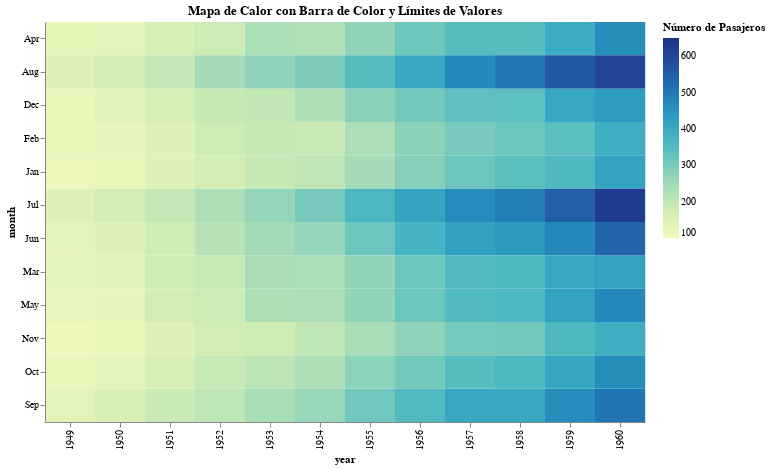

The notebook cell saved with this chart:
### Markdown cell above
4. **Mapa de calor con barra de color personalizada y límites de valores**:

### Code cell
import altair as alt
import pandas as pd
import seaborn as sns

# Cargar los datos
flights = sns.load_dataset("flights")
flights = flights.pivot(index="month", columns="year", values="passengers").reset_index()
flights = flights.melt(id_vars="month", var_name="year", value_name="passengers")

# Crear el mapa de calor con barra de color personalizada y límites de valores
heatmap = alt.Chart(flights).mark_rect().encode(
    x='year:O',
    y='month:O',
    color=alt.Color('passengers:Q', scale=alt.Scale(scheme='yellowgreenblue', domain=[100, 650]), title="Número de Pasajeros")
).properties(
    width=600,
    height=400,
    title="Mapa de Calor con Barra de Color y Límites de Valores"
)

# Mostrar el gráfico
heatmap

### Figure 1 — Vega-Lite specification as saved in the notebook (floating-point values rounded to 4 significant figures; data arrays with more than 128 entries replaced by an {"elided": "..."} marker saying what was removed)
{"config": {"view": {"continuousWidth": 400, "continuousHeight": 300}}, "data": {"name": "data-f53abae243b294a7469b292a618d09d0"}, "mark": "rect", "encoding": {"color": {"field": "passengers", "scale": {"domain": [100, 650], "scheme": "yellowgreenblue"}, "title": "Número de Pasajeros", "type": "quantitative"}, "x": {"field": "year", "type": "ordinal"}, "y": {"field": "month", "type": "ordinal"}}, "height": 400, "title": "Mapa de Calor con Barra de Color y Límites de Valores", "width": 600, "$schema": "https://vega.github.io/schema/vega-lite/v4.17.0.json", "datasets": {"data-f53abae243b294a7469b292a618d09d0": {"elided": "144 records"}}}
